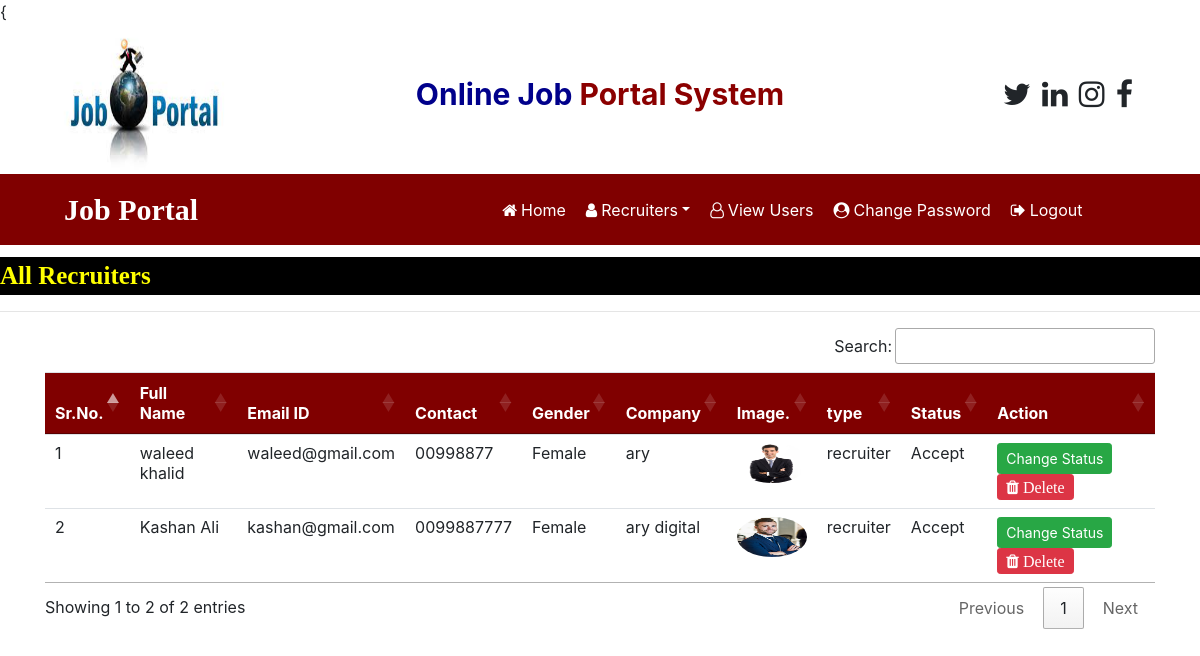
Screenshot of /recruiter_all (signed in) with the database file from the repository.
### job/models.py (models this page shows, shortened)
class RecruiterUser(models.Model):
    user = models.ForeignKey(User, on_delete=models.CASCADE)
    mobile = models.CharField(max_length=30,null=True)
    image = models.FileField(null=True)
    gender = models.CharField(max_length=30,null=True)
    company = models.CharField(max_length=100,null=True)
    type = models.CharField(max_length=15,null=True)
    status = models.CharField(max_length=30,null=True)

### job/views.py (the view)
# urls.py: path('recruiter_all', recruiter_all, name="recruiter_all"),
def recruiter_all(request):
       if not request.user.is_authenticated:
         return redirect('admin_login')
       data = RecruiterUser.objects.all()
       return render(request,'recruiter_all.html',{'data':data})

### job/templates/recruiter_all.html
{{% load static %}
{% block content %}
{% include 'admin_navigation.html'  %}
<marquee style="font-family: 'Monotype Corsiva' ; font-size : 25px ; color : yellow ; background-color : black ; font-weight : bold ; margin-top: 1%">
    All Recruiters
 </marquee>
 <hr>
 <div class="container">
 <table class="table table-hover " id="example">
     <thead style="background-color: maroon; color: white">
         <tr>
            <th>Sr.No.</th>
            <th>Full Name</th>
            <th>Email ID</th>
            <th>Contact</th>
            <th>Gender</th>
            <th>Company</th>
            <th>Image.</th>
            <th>type</th>
            <th>Status</th>
            <th>Action</th>
         </tr>
     </thead>
     <tboby>
         {% for i in data %}
         <tr>
             <td>{{ forloop.counter }} </td>
             <td>{{ i.user.first_name }} {{ i.user.last_name }}</td>
             <td>{{ i.user.username }}</td>
             <td>{{ i.mobile }}</td>
             <td>{{ i.gender }}</td>
             <td>{{ i.company }}</td>
             <td><img src="{{ i.image.url }}" style="width: 70px; height: 40px ; border-radius: 50%"></td>
             <td>{{ i.type }}</td>
             <td>{{ i.status }}</td>
             <td><a href="{% url 'change_status' i.id %}"  class = "btn btn-success btn-sm">Change Status</a>
             <a href="{% url 'recruiter_delete' i.user.id %}"  class = "btn btn-danger btn-sm  fa fa-trash" onclick="return confirm('Are you want to delete this record?')"> Delete</a></td>
         </tr>
        {% endfor %}
     </tboby>
 </table>
</div>
{% endblock %}

### rows the page displays
RecruiterUser: user.first_name "waleed", user.last_name "khalid", user.username "waleed@gmail.com", mobile "00998877", gender "Female", company "ary", image (picture), type "recruiter", status "Accept"
RecruiterUser: user.first_name "Kashan", user.last_name "Ali", user.username "kashan@gmail.com", mobile "0099887777", gender "Female", company "ary digital", image (picture), type "recruiter", status "Accept"
